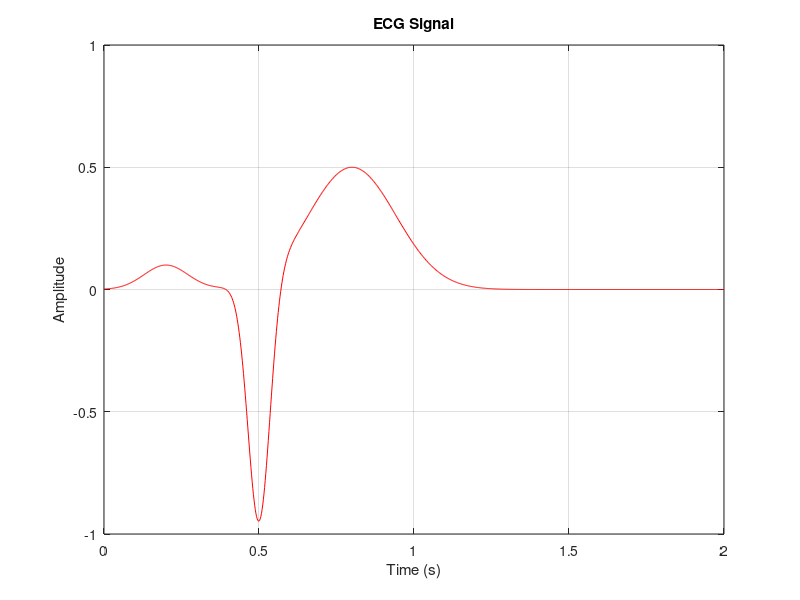

Write the MATLAB code that produced this figure.
clc;
clear;

% Parameters
fs = 500; 
t = 0:1/fs:2; 
HR = 60;

P = 0.1 * exp(-((t - 0.2) / 0.1).^2);
QRS = -1.0 * exp(-((t - 0.5) / 0.05).^2);
T = 0.5 * exp(-((t - 0.8) / 0.2).^2);

% ECG Signal
ECG = repmat(P + QRS + T, 1, ceil(length(t) / (fs * 60/HR)));
ECG = ECG(1:length(t));

% Plot
plot(t, ECG, 'r');
title('ECG Signal'); 
xlabel('Time (s)'); 
ylabel('Amplitude'); 
grid on;

